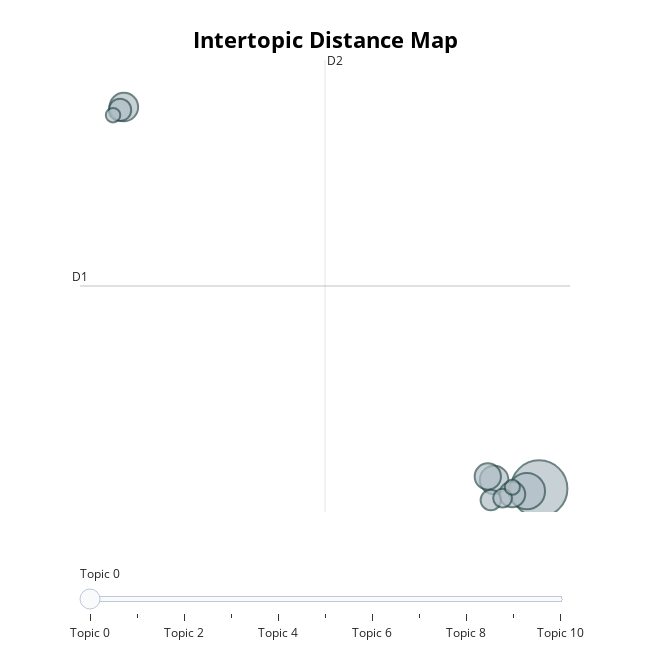

This figure's notebook cell:
### Code cell
topic_model.visualize_topics()

### Figure 1 — Plotly figure (JSON) as saved in the notebook; plotly's stock layout.template omitted (floating-point values rounded to 4 significant figures)
{"data": [{"customdata": [[0, "to | and | am | for | the", 153], [1, "the | to | is | and | it", 63], [2, "the | to | of | it | and", 39], [3, "memory | the | is | of | in", 39], [4, "complexity | the | is | time | of", 33], [5, "the | to | how | is | cpu", 32], [6, "the | of | that | is | to", 24], [7, "computer | software | is | science | and", 20], [8, "and | it | the | of | os", 17], [9, "01 | the | gates | logic | and", 11], [10, "the | number | to | of | and", 10]], "hovertemplate": "<b>Topic %{customdata[0]}</b><br>Words: %{customdata[1]}<br>Size: %{customdata[2]}", "legendgroup": "", "marker": {"color": "#B0BEC5", "line": {"color": "DarkSlateGrey", "width": 2}, "size": [153, 63, 39, 39, 33, 32, 24, 20, 17, 11, 10], "sizemode": "area", "sizeref": 0.09563, "symbol": "circle"}, "mode": "markers", "name": "", "orientation": "v", "showlegend": false, "type": "scatter", "x": [10.64, 10.01, -10.83, 8.314, 7.987, 9.252, -11.03, 8.144, 8.752, 9.254, -11.39], "xaxis": "x", "y": [-4.686, -4.86, 21.57, -4.087, -3.85, -5.079, 21.37, -5.472, -5.336, -4.582, 21.01], "yaxis": "y"}], "layout": {"annotations": [{"showarrow": false, "text": "D1", "x": -13.1, "y": 9.257, "yshift": 10}, {"showarrow": false, "text": "D2", "x": -0.431, "xshift": 10, "y": 24.81}], "height": 650, "hoverlabel": {"bgcolor": "white", "font": {"family": "Rockwell", "size": 16}}, "legend": {"itemsizing": "constant", "tracegroupgap": 0}, "margin": {"t": 60}, "shapes": [{"line": {"color": "#CFD8DC", "width": 2}, "type": "line", "x0": -0.431, "x1": -0.431, "y0": -6.293, "y1": 24.81}, {"line": {"color": "#9E9E9E", "width": 2}, "type": "line", "x0": -13.1, "x1": 12.24, "y0": 9.257, "y1": 9.257}], "sliders": [{"active": 0, "pad": {"t": 50}, "steps": [{"args": [{"marker.color": [["red", "#B0BEC5", "#B0BEC5", "#B0BEC5", "#B0BEC5", "#B0BEC5", "#B0BEC5", "#B0BEC5", "#B0BEC5", "#B0BEC5", "#B0BEC5"]]}], "label": "Topic 0", "method": "update"}, {"args": [{"marker.color": [["#B0BEC5", "red", "#B0BEC5", "#B0BEC5", "#B0BEC5", "#B0BEC5", "#B0BEC5", "#B0BEC5", "#B0BEC5", "#B0BEC5", "#B0BEC5"]]}], "label": "Topic 1", "method": "update"}, {"args": [{"marker.color": [["#B0BEC5", "#B0BEC5", "red", "#B0BEC5", "#B0BEC5", "#B0BEC5", "#B0BEC5", "#B0BEC5", "#B0BEC5", "#B0BEC5", "#B0BEC5"]]}], "label": "Topic 2", "method": "update"}, {"args": [{"marker.color": [["#B0BEC5", "#B0BEC5", "#B0BEC5", "red", "#B0BEC5", "#B0BEC5", "#B0BEC5", "#B0BEC5", "#B0BEC5", "#B0BEC5", "#B0BEC5"]]}], "label": "Topic 3", "method": "update"}, {"args": [{"marker.color": [["#B0BEC5", "#B0BEC5", "#B0BEC5", "#B0BEC5", "red", "#B0BEC5", "#B0BEC5", "#B0BEC5", "#B0BEC5", "#B0BEC5", "#B0BEC5"]]}], "label": "Topic 4", "method": "update"}, {"args": [{"marker.color": [["#B0BEC5", "#B0BEC5", "#B0BEC5", "#B0BEC5", "#B0BEC5", "red", "#B0BEC5", "#B0BEC5", "#B0BEC5", "#B0BEC5", "#B0BEC5"]]}], "label": "Topic 5", "method": "update"}, {"args": [{"marker.color": [["#B0BEC5", "#B0BEC5", "#B0BEC5", "#B0BEC5", "#B0BEC5", "#B0BEC5", "red", "#B0BEC5", "#B0BEC5", "#B0BEC5", "#B0BEC5"]]}], "label": "Topic 6", "method": "update"}, {"args": [{"marker.color": [["#B0BEC5", "#B0BEC5", "#B0BEC5", "#B0BEC5", "#B0BEC5", "#B0BEC5", "#B0BEC5", "red", "#B0BEC5", "#B0BEC5", "#B0BEC5"]]}], "label": "Topic 7", "method": "update"}, {"args": [{"marker.color": [["#B0BEC5", "#B0BEC5", "#B0BEC5", "#B0BEC5", "#B0BEC5", "#B0BEC5", "#B0BEC5", "#B0BEC5", "red", "#B0BEC5", "#B0BEC5"]]}], "label": "Topic 8", "method": "update"}, {"args": [{"marker.color": [["#B0BEC5", "#B0BEC5", "#B0BEC5", "#B0BEC5", "#B0BEC5", "#B0BEC5", "#B0BEC5", "#B0BEC5", "#B0BEC5", "red", "#B0BEC5"]]}], "label": "Topic 9", "method": "update"}, {"args": [{"marker.color": [["#B0BEC5", "#B0BEC5", "#B0BEC5", "#B0BEC5", "#B0BEC5", "#B0BEC5", "#B0BEC5", "#B0BEC5", "#B0BEC5", "#B0BEC5", "red"]]}], "label": "Topic 10", "method": "update"}]}], "title": {"font": {"color": "Black", "size": 22}, "text": "<b>Intertopic Distance Map", "x": 0.5, "xanchor": "center", "y": 0.95, "yanchor": "top"}, "width": 650, "xaxis": {"anchor": "y", "domain": [0, 1], "range": [-13.1, 12.24], "title": {"text": ""}, "visible": false}, "yaxis": {"anchor": "x", "domain": [0, 1], "range": [-6.293, 24.81], "title": {"text": ""}, "visible": false}}}
